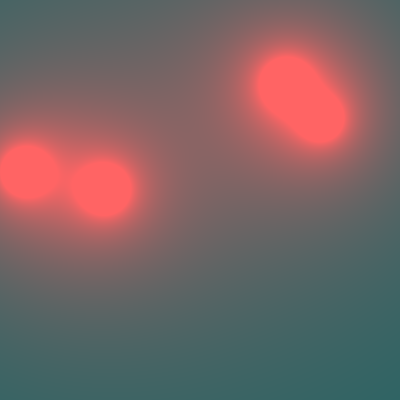
Frame 1 (no input)
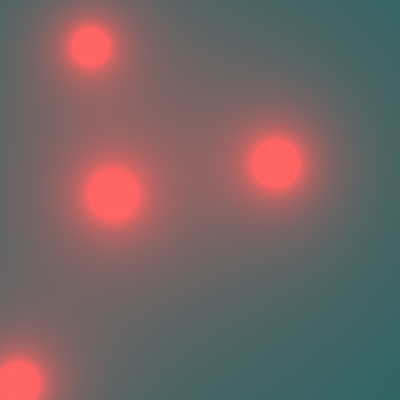
Frame 60 (no input)
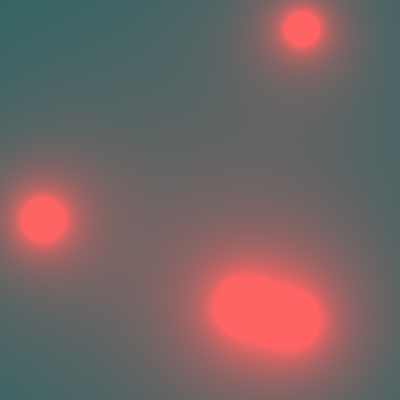
Frame 120 (the mouse pressed at the canvas centre since frame 60)

The p5.js sketch that drew these frames (run headless with seeded random() and noise() and a simulated clock; from frame 60 on, the mouse is pressed at the canvas centre):

// p5.js sketch
// ── sketch.js
// globals
var blobs = [];

// constant
const SCREEN_SIZE = 400;
const TOTAL = 4;

// Setup
function setup() {
  createCanvas(SCREEN_SIZE, SCREEN_SIZE);
  for(let i = 0; i < TOTAL; i++){
    blobs.push(new Blob(random(width), random(height)));
  }
  
}
// Draw
function draw(){
  loadPixels();
  for(let x = 0; x < width; x++){
    for(let y = 0; y < height; y++){
      let index = (x + y * width) * 4;
      let sum = 0;
      for(let k = 0; k < TOTAL; k++){
        let b = blobs[k];
        let d = dist(x, y, b.pos.x, b.pos.y);
        sum += 25 * b.r / d;
      }
      pixels[index + 0] = sum;
      pixels[index + 1] = 100;
      pixels[index + 2] = 100;
      pixels[index + 3] = 255;
    }
  }
  updatePixels();
  
  for(let blob = 0; blob < TOTAL; blob++){
    let newBlob = blobs[blob];
    newBlob.update();
    //newBlob.show();
  }
}

// Action
// ── blob.js
function Blob(x, y){
  this.pos = createVector(x, y);
  this.r = random(120, 200);
  this.vel = p5.Vector.random2D();
  this.vel.mult(random(5,15));
  
  this.update = () => {
    this.pos.add(this.vel);
    if(this.pos.x > width || this.pos.x < 0){this.vel.x *= -1;}
    if(this.pos.y > height || this.pos.y < 0){this.vel.y *= -1;}
  }
  
  this.show = () => {
    noFill();
    stroke(0);
    strokeWeight(4);
    ellipse(this.pos.x, this.pos.y, this.r*2, this.r*2);
  }
  
}
